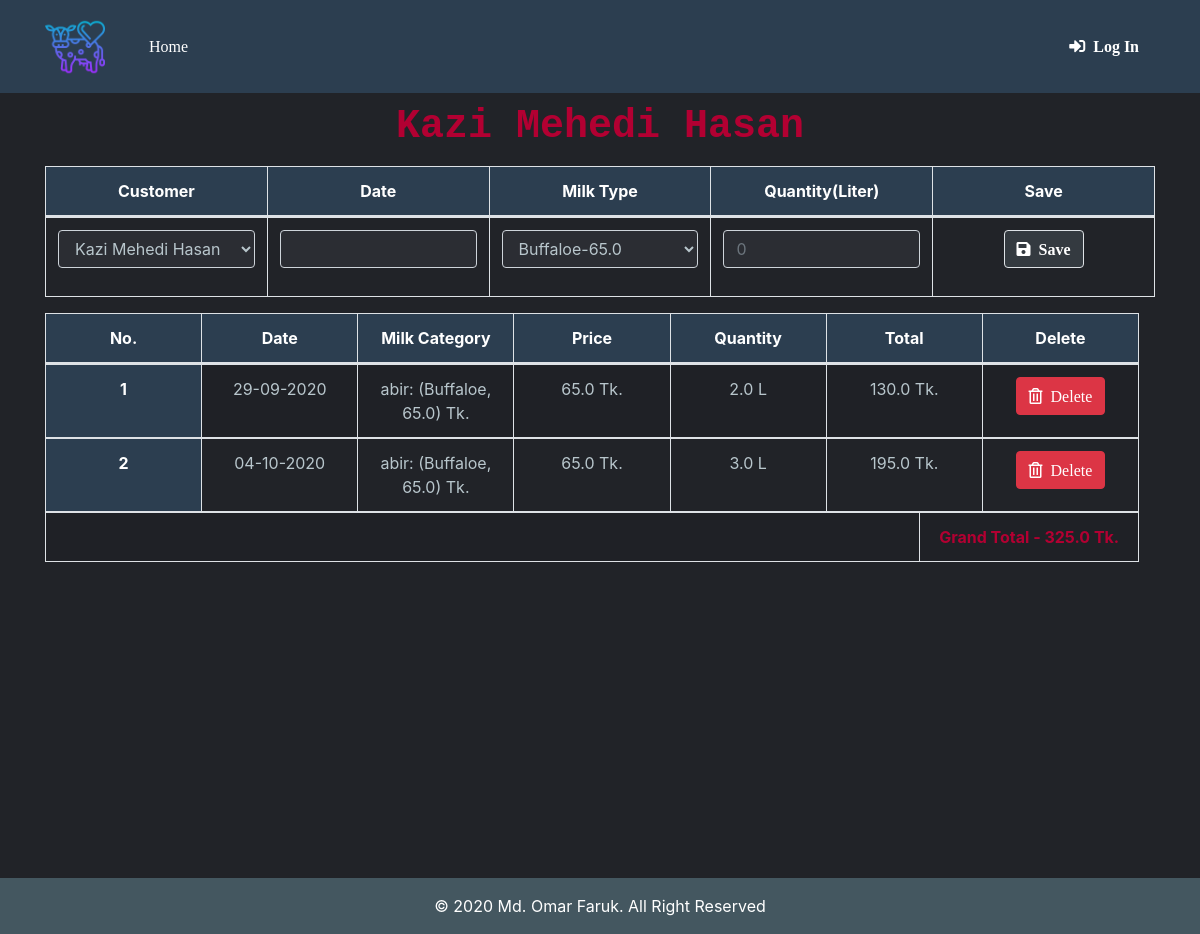
/customer_ledger/5/, run on an earlier commit of the app's database.
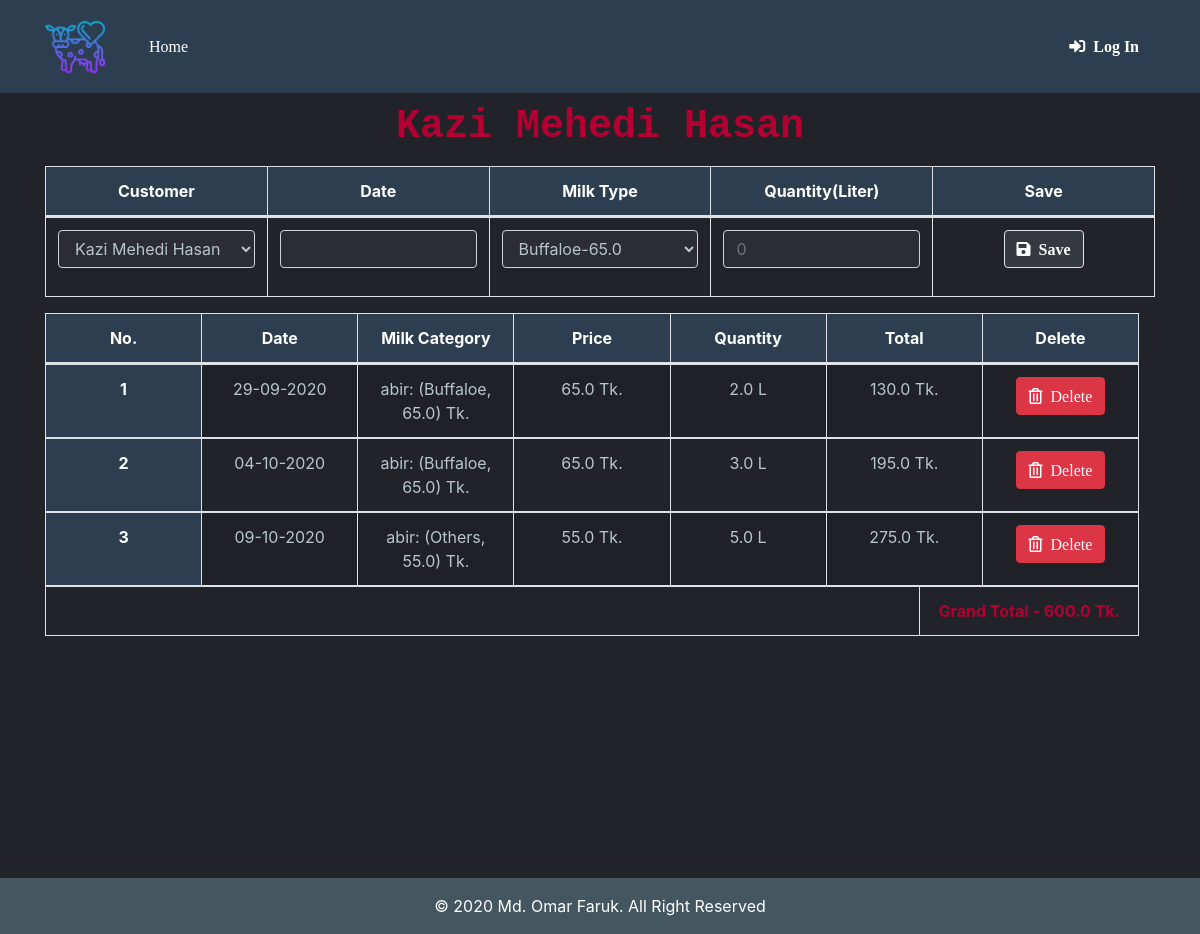
And on a later commit of the database.
### dairyapp/models.py (models this page shows, shortened)
class Customerledger(models.Model):
    related_milk_category = models.ForeignKey(CustomerMilkCategory, related_name="Customerledger", on_delete=models.CASCADE, null=True)
    related_customer = models.ForeignKey(User, related_name='Customerledger', on_delete=models.CASCADE, null=True)
    date = models.CharField(max_length=1000000,db_index=True)
    price = models.FloatField(max_length=1000000,db_index=True,default=0.0)
    quantity = models.FloatField(max_length=1000000,db_index=True,default=0.0)
    total = models.FloatField(max_length=1000000,db_index=True,default=0.0)

class CustomerMilkCategory(models.Model):
    CHOICES1 = (
        ('Cow','Cow'),
        ('Buffaloe','Buffalo'),#buffaloes
        ('Others','Others'),
    )
    animalname= models.CharField(max_length=200,choices=CHOICES1)
    milkprice = models.FloatField(max_length=200, db_index=True)
    related_customer = models.ForeignKey(User, related_name='CustomerMilkCategory', on_delete=models.CASCADE, null=True)
    def __str__(self):
        return f"{self.related_customer}: ({self.animalname}, {self.milkprice})  Tk."

### dairyapp/views.py (the view)
# urls.py: path('customer_ledger/<int:pk>/', views.customer_ledger, name='customer_ledger'),  # Individual Customer dashboard
def customer_ledger(request,pk):
    customer_obj = get_object_or_404(User,pk=pk)
    cus_user_info = models.Profile.objects.filter(user=customer_obj)
    customer_ledger_info = models.Customerledger.objects.filter(related_customer = customer_obj)
    milktypes = models.CustomerMilkCategory.objects.filter(related_customer = customer_obj)
    milk_list = [(milk.animalname +"-"+ str(milk.milkprice), milk.pk) for milk in milktypes]
    customer_full_name = f"{customer_obj.first_name} {customer_obj.last_name}"
    alltotal = 0.0
    for i in customer_ledger_info:
        alltotal = alltotal+float(i.total)
    print(alltotal)
    return render(request,'Customers/customer_ledger.html',{
            "customer_full_name":customer_full_name,
            "milk_list":milk_list,
            "customer_obj":customer_obj,
            "customer_ledger_info":customer_ledger_info,
            "alltotal":alltotal,
            })

### dairyapp/templatetags/custom_tags.py (called while the page is built)
@register.simple_tag(name="multiply")
def multiply(qty, unit_price, *args, **kwargs):
    return qty * unit_price

### templates/Customers/customer_ledger.html (shortened to what this page needs)
{% extends 'base.html' %}
{% load crispy_forms_tags %}
{% load templatetags %}
{% block content %}
<h2 class="vendor_name_heading"><strong>{{ customer_full_name }}</strong></h2>
<div class="table-responsive">
        <table class="table table-bordered">
          <thead>
              <tr>
                <th scope="col">Customer</th>
                <th scope="col">Date</th>
                <th scope="col">Milk Type</th>
                <th scope="col">Quantity(Liter)</th>
                <th scope="col">Save</th>
              </tr>
            </thead>
        <tbody>
          <form action="\customer_ledger_save\" method="POST">
              <tr>
               <td scpoe="col">
                 <div class="form-row">
                   <div class="col">
                     <select class="form-control" id="customer" name="customer">
                          <option value="{{ customer_obj.pk }}"> {{ customer_obj.first_name }} {{ customer_obj.last_name }} </option>
                        </select>
                        </div>
                      </div>
                      </td>
                <td scpoe="col">
                  <div class="form-row">
                    <div class="col">
                      <p><input class="form-control" type="text" name="date" id="datepicker"></p>
                    </div>
                  </div>
                </td>
                <td scpoe="col">
                  <div class="form-row">
                    <div class="col">
                      <select  class="form-control" id="milktype" name="milktype">
                        {% for milk, milk_pk in milk_list %}
                        <option value="{{ milk_pk }}"> {{milk}} </option>
                        {% endfor %}
                      </select>
                    </div>
                  </div>
                </td>
                <td scpoe="col">
                  <div class="form-row">
                    <div class="col">
                      <input type="name" class="form-control"  name="quantity" placeholder="0"  pattern="\d+">
                    </div>
                  </div>
                </td>
                <td scpoe="col">
                  <div class="form-row">
                    <div class="col">
                      <button type="submit" class="btn btn-dark border"><i class="fas fa-save" style="background-color: unset !important;">&nbsp;&nbsp;Save</i></button>
                    </div>
                  </div>
                </td>
              </tr>
            </form>
            </tbody>
        </table>
    </div>
  <div class="table-responsive">
      <table class="table table-bordered table-striped ">
        <thead id="theadthid">
          <tr >
                <th scope="col">No.</th>
                <th scope="col">Date</th>
                <th scope="col">Milk Category</th>
                <th scope="col">Price</th>
                <th scope="col">Quantity</th>
                <th scope="col">Total</th>
                <th scope="col">Delete</th>
            </tr>
        </thead>
        <tbody id="tbodydata">
          {% for ledger in customer_ledger_info %}
          <tr>
            <th scope="row">{{ forloop.counter }}</th>
            <td>{{ ledger.date }}</td>
            <td>{{ ledger.related_milk_category }}</td>
            <td>{{ ledger.price }} Tk.</td>
            <td> {{ ledger.quantity }} L</td>
            <td>{% multiply ledger.quantity ledger.price %} Tk.</td>
            <td>
              <form action="{% url 'customer_ledger_delete' %}" method="POST">{% csrf_token %}
                <button class="btn btn-danger"type="submit" name="customer_pk" value="{{ledger.pk}}"><i class="far fa-trash-alt" style="background-color: unset !important; color: unset !important;">&nbsp;&nbsp;Delete</i></button>
                </form>
                </td>
          </tr>
{% endfor %}
<tr>
<td colspan="4"></td>
<td id="totalid"><strong>Grand Total - {{ alltotal }} Tk.</strong></td>
</tr>
          </tbody>
      </table>
  </div>
{% endblock %}

### templates/base.html (shortened to what this page needs)
<!doctype html>
<html lang="en">
  <head>
    {% load static %}
    <link rel="stylesheet" href="https://stackpath.bootstrapcdn.com/bootstrap/4.3.1/css/bootstrap.min.css">
    <link rel="stylesheet" href="https://use.fontawesome.com/releases/v5.7.2/css/all.css">
    <link rel="stylesheet" href="https://use.fontawesome.com/releases/v5.8.1/css/all.css">
    <link rel="stylesheet" href="//code.jquery.com/ui/1.12.1/themes/base/jquery-ui.css">
  </head>
<body>
  <nav class="navbar navbar-expand-md fixed-top">
    <div class="container ">
      <div class="logo-image">
            <a href="{% url 'home' %}"><img src="{% static 'images/cow.png' %}" alt="logo.png" class="img-fluid"></a>
      </div>
    <div class="collapse navbar-collapse" id="navbarSupportedContent">
      <ul class="navbar-nav mr-auto">
        <li class="nav-item">
          <a class="nav-link" href="{% url 'home' %}" style="color: #FFFFFF;">Home</a>
        </li>
      </ul>
      {% if user.is_authenticated %}
        <ul class="navbar-nav">
          <li class="nav-item dropdown">
            <a class="nav-link dropdown-toggle"  id="navbarDropdown" role="button" data-toggle="dropdown" aria-haspopup="true" aria-expanded="false">
          {% if user.profile.user_type == 'Manager' %}<strong>Manager </strong>{% elif user.profile.user_type == 'Customer'  %}<strong>Customer </strong> {% endif %}{{ user.username }}
            </a>
            <div class="dropdown-menu dropdown-menu-right" aria-labelledby="navbarDropdown">
              <a class="dropdown-item" href="{% url 'password_change' %}"><i class="fa fa-cogs"></i><span class="menu-text-size">&nbsp;&nbsp; Change Password</span></a>
              <div class="dropdown-divider"></div>
              <a class="dropdown-item" href="{% url 'logout' %}"><i class="fas fa-sign-out-alt"></i><span class="menu-text-size">&nbsp;&nbsp; Log Out</span></a>
            </div>
          </li>
        </ul>
      {% else %}
        <form class="form-inline my-2 my-lg-0 jugnu">
          <a href="{% url 'login' %}" class="nav-link" style="color: #FFFFFF;"><i class="fas fa-sign-in-alt" style="background-color: unset !important;">&nbsp;&nbsp;Log In</i></a>
        </form>
      {% endif %}
    </div>
  </div>
  </nav>
<div class="container">
      {% block content %}
      {% endblock %}
</div>
<footer class="footer sticky-bottom">
  <div class="mt-5 py-3">
    <span>© 2020 Md. Omar Faruk. All Right Reserved</span>
  </div>
</footer>
</body>
</html>

### templates/Customers/customer_ledger.html (style rules this page uses)
.form-control { background-color: #2B2D33!important; color: #B8C6CC!important; }

What changed in the data, as far as the page shows it:
added Customerledger: date "09-10-2020", related_milk_category "abir: (Others, 55.0) Tk.", price "55.0", quantity "5.0", quantity+price "275.0", {{ ledger.pk }} 6 (drawn)
Also different on the page:
{{ alltotal }}: "325.0" → "600.0"
